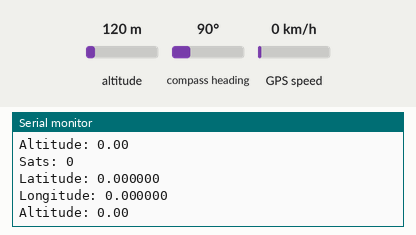
This program was run on a simulated Arduino Nano, built with avr-gcc and run on an emulated ATmega328P. Shown: the last lines printed to the serial monitor. Inputs (shaded band) come from the test bench; at power-on: altitude 120 m, compass heading 90°, GPS speed 0 km/h. The GPS gets a fix after 3 s at 37.7749, -122.4194 with 8 satellites.

Above: at 1.8 s.
1.9 s: altitude set to 20 m
At 4.2 s:
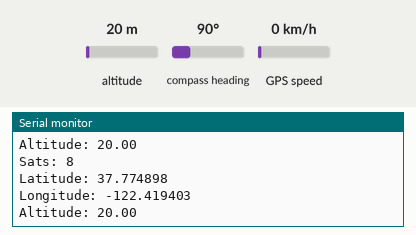
4.9 s: altitude set to 250 m
At 6.4 s:
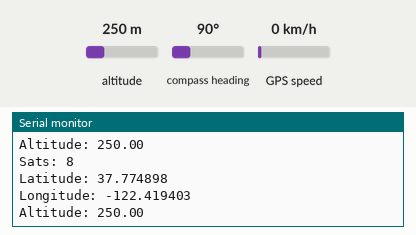
Timing chart, 0 to 7.9 s (numbered marks = the images above; inputs shaded):
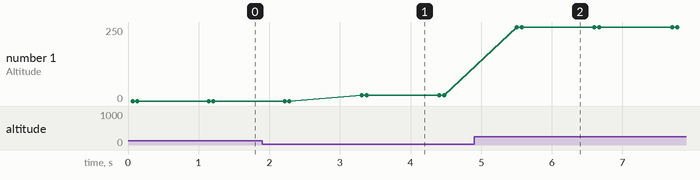

Measured:
- after the input at 1.9 s, the serial monitor: prints a new line after 1.4 s (image 1)
- after the input at 4.9 s, the serial monitor: prints a new line after 0.60 s (image 2)
- plotted number 1: 0 → 20 after the input at 1.9 s, 20 → 250 after the input at 4.9 s

The program:

main.cpp
```cpp
#include <Arduino.h>
#include <SoftwareSerial.h>
#include <TinyGPS++.h>

TinyGPSPlus gps;
SoftwareSerial gpsSerial(2,3);
float lat = 0.0;
float lon = 0.0;
float alt = 0.0;

// void clearScreen()
// {
//     for (int i = 0; i < 100; i++)
//     {
//         Serial.println("");
//     }
// }

void setup()
{
    Serial.begin(9600);
    gpsSerial.begin(9600);
}

void loop()
{
    // clearScreen();
    while (gpsSerial.available())
    {
        if (gps.encode(gpsSerial.read()))
        {
            lat = gps.location.lat();
            lon = gps.location.lng();
            alt = gps.altitude.meters();

            Serial.print(F("\n\nSats: "));
            Serial.print(gps.satellites.value());
            Serial.print("\nLatitude: ");
            Serial.print(lat, 6);
            Serial.print("\nLongitude: ");
            Serial.print(lon, 6);
            Serial.print("\nAltitude: ");
            Serial.print(alt, 2);
        }
    }

    delay(500);
}
```
